Frame 1 (no input): blank canvas, image omitted
Frame 60 (the mouse pressed at the canvas centre just before this capture): blank canvas, image omitted
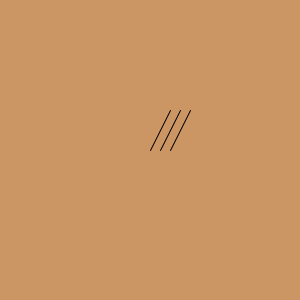
Frame 120 (the mouse held since frame 60 and released just before this capture)

The Processing sketch whose frames 1 and 60 were blank and that drew this single picture after the mouse press (run headless with seeded random() and noise(); from frame 60 on, the mouse is pressed at the canvas centre):

// Processing sketch: processing_46995
// ── processing_46995.pde

void setup() {
  size(300, 300);
}
void draw() {
  background(204,150,100);
  float x = mouseX; // Asigno la coordenada X del ratón a la variable X
  float y = mouseY;  // Asigno la coordenada Y del ratón a la variable Y
  line(x, y, x+20, y-40);
  line(x+10, y, x+30, y-40);
  line(x+20, y, x+40, y-40);
}     
